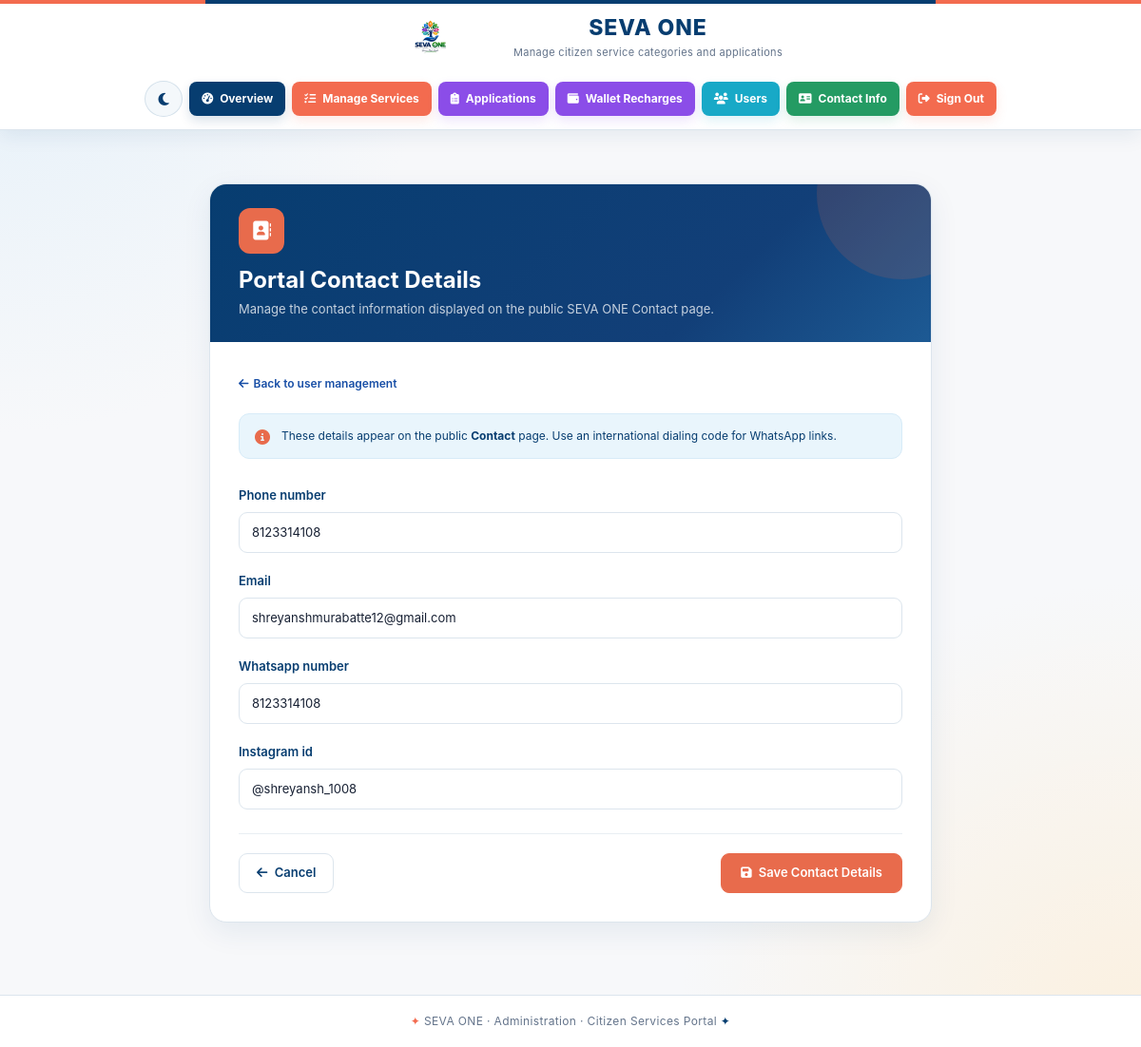
Screenshot of /manage-contact/ (signed in) with the database file from the repository.
### med/models.py (models this page shows, shortened)
class PortalContactDetails(models.Model):
    phone_number = models.CharField(max_length=30, blank=True)
    email = models.EmailField(blank=True)
    whatsapp_number = models.CharField(max_length=30, blank=True)
    instagram_id = models.CharField(max_length=100, blank=True)
    updated_at = models.DateTimeField(auto_now=True)

### med/views.py (the view)
# urls.py: path('manage-contact/', views.manage_contact_details, name='manage_contact_details'),
@user_passes_test(lambda user: user.is_superuser, login_url="/login/")
def manage_contact_details(request):
    contact_details, _ = PortalContactDetails.objects.get_or_create(pk=1)
    form = PortalContactDetailsForm(
        request.POST if request.method == "POST" else None,
        instance=contact_details,
    )
    if request.method == "POST" and form.is_valid():
        form.save()
        messages.success(request, "Portal contact details updated.")
        return redirect("manage_contact_details")
    return render(request, "manage_contact_details.html", {"form": form})

### med/forms.py
class PortalContactDetailsForm(forms.ModelForm):
    class Meta:
        model = PortalContactDetails
        fields = ["phone_number", "email", "whatsapp_number", "instagram_id"]
        widgets = {
            "phone_number": forms.TextInput(attrs={
                "class": "form-control",
                "type": "tel",
            }),
            "email": forms.EmailInput(attrs={"class": "form-control"}),
            "whatsapp_number": forms.TextInput(attrs={
                "class": "form-control",
                "type": "tel",
            }),
            "instagram_id": forms.TextInput(attrs={
                "class": "form-control",
                "placeholder": "@your_instagram_id",
            }),
        }

### med/templates/manage_contact_details.html (shortened to what this page needs)
{% extends 'admin_base.html' %}
{% block content %}
<div class="container-fluid px-0 contact-settings-page">
    <section class="contact-settings-card">
        <div class="contact-settings-header">
            <div class="header-icon">
                <i class="fa-solid fa-address-book"></i>
            </div>
            <h1>
                Portal Contact Details
            </h1>
            <p>
                Manage the contact information displayed on the public
                SEVA ONE Contact page.
            </p>
        </div>
        <div class="contact-settings-body">
            <a href="{% url 'manage_users' %}"
               class="back-link">
                <i class="fa-solid fa-arrow-left"></i>
                Back to user management
            </a>
            <div class="settings-info">
                <i class="fa-solid fa-circle-info"></i>
                <div>
                    These details appear on the public
                    <strong>Contact</strong> page.
                    Use an international dialing code for WhatsApp links.
                </div>
            </div>
            <form method="post"
                  novalidate
                  class="contact-form">
                {% for field in form %}
                    <div class="mb-3">
                        <label
                            class="form-label"
                            for="{{ field.id_for_label }}">
                            {{ field.label }}
                        </label>
                        {{ field }}
                    </div>
                {% endfor %}
                <div class="form-actions">
                    <a href="{% url 'manage_users' %}"
                       class="btn-back">
                        <i class="fa-solid fa-arrow-left me-1"></i>
                        Cancel
                    </a>
                    <button
                        class="btn-save"
                        type="submit">
                        <i class="fa-solid fa-floppy-disk me-1"></i>
                        Save Contact Details
                    </button>
                </div>
            </form>
        </div>
    </section>
</div>
{% endblock %}

### med/templates/theme_toggle.html (style rules this page uses)
:root { --navy: #073D70; --navy-dark: #123F78; --navy-light: #174EA6; --coral: #E86B4C; --coral-dark: #D95638; --coral-soft: #FFF0EB; --cream: #FFF4DF; --cream-dark: #FFE8C4; --blue-light: #E9F5FC; --blue-border: #D7EBF8; --text: #172033; --muted: #64748B; --border: #DCE5ED; --theme-bg: #F8FBFD; --theme-surface: #FFFFFF; --theme-surface-raised: #F5F9FC; --theme-ink: #172033; --theme-muted: #64748B; --theme-link: #174EA6; --theme-input: #FFFFFF; }

### med/templates/admin_base.html (style rules this page uses)
:root { --seva-navy: #073D70; --seva-navy-dark: #123F78; --seva-navy-light: #1D5A94; --seva-coral: #F36B4F; --seva-coral-dark: #E85A3F; --seva-coral-light: #FF8A70; --seva-cream: #FFF4DF; --seva-cream-dark: #FFE8C4; --seva-blue-bg: #E9F5FC; --seva-blue-soft: #DFEEF9; --seva-green: #249B63; --seva-green-light: #E9F7F1; --seva-purple: #8B4DE8; --seva-purple-light: #F1EAFE; --seva-cyan: #18A9C7; --seva-cyan-light: #E5F8FC; --seva-orange: #E89A16; --seva-orange-light: #FFF4DA; --seva-red: #DC3F3F; --seva-red-light: #FDECEC; --seva-text: #17324D; --seva-muted: #64748B; --seva-border: #DCE5ED; --seva-page: #F7F8FA; --seva-white: #FFFFFF; --seva-shadow: 0 10px 28px rgba(7,61,112,.09); }
* { box-sizing: border-box; }
html { scroll-behavior: smooth; }
body { margin: 0; padding: 0; min-height: 100vh; font-family: Inter, "Segoe UI", Arial, sans-serif; color: var(--seva-text); background: radial-gradient( circle at 0% 0%, rgba(223,238,249,.75), transparent 28% ), radial-gradient( circle at 100% 100%, rgba(255,232,196,.50), transparent 30% ), var(--seva-page); }
.form-control, .form-select { border: 1px solid #D5E0E9; border-radius: 8px; padding: 10px 12px; color: var(--seva-text); background: #FFFFFF; }

### rows the page displays
PortalContactDetails: form "8123314108" "shreyanshmurabatte12@gmail.com" "8123314108" "@shreyansh_1008"

### other values shown
{{ field.label }} "Phone number" "Email" "Whatsapp number" "Instagram id"
